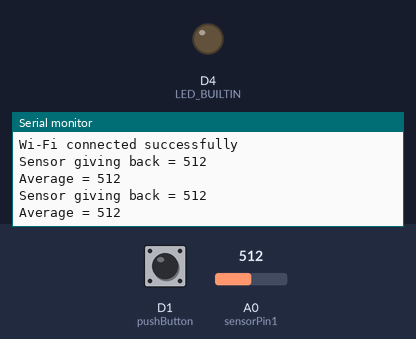
Bench run of a sketch on a simulated ESP8266 (NodeMCU). Parts: output pins drawn as LEDs (lit = HIGH, except the on-board LED, lit = LOW), the last lines printed to the serial monitor. The test bench sets the inputs (shaded band); at power-on: A0 (sensorPin1) = 512, D1 (pushButton) HIGH. WiFi joins after 1.5 s; servers stay silent unless stated.

Above: at 2.7 s.
2.8 s: A0 (sensorPin1) set to 414
At 4.1 s:
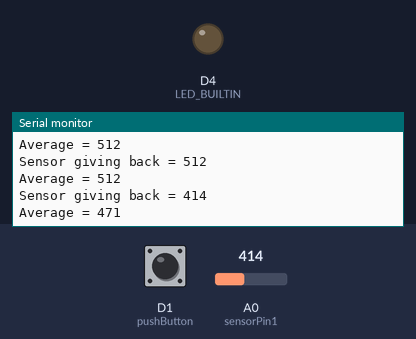
4.3 s: A0 (sensorPin1) set to 387
At 5.4 s:
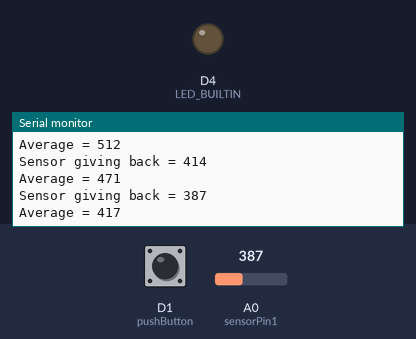
5.8 s: A0 (sensorPin1) set to 314
At 6.3 s:
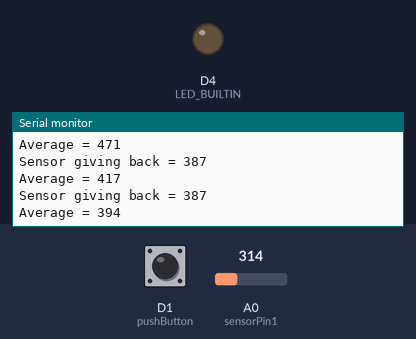
7.3 s: A0 (sensorPin1) set to 289
At 8.6 s:
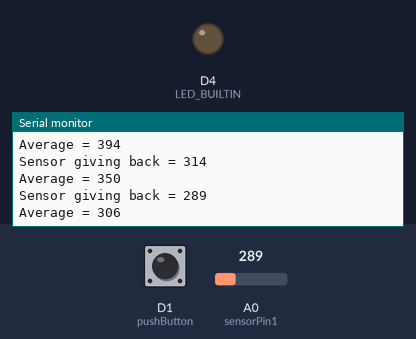
8.8 s: A0 (sensorPin1) set to 238
At 9.9 s:
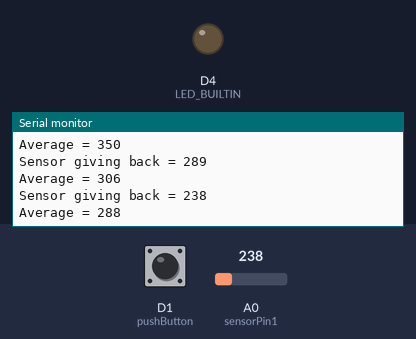
10.3 s: A0 (sensorPin1) set to 212
At 12.0 s:
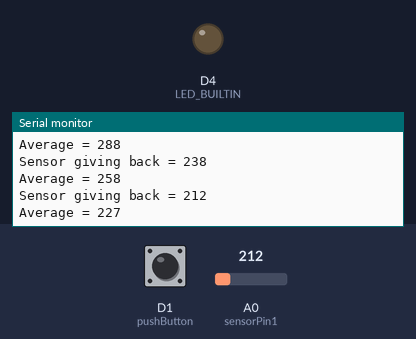
Timing chart, 0 to 12.8 s (numbered marks = the images above; inputs shaded):
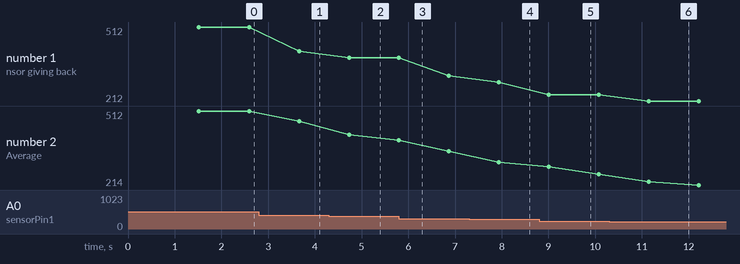

The sketch:

HumiditySensor.ino
```cpp
#include <ESP8266WiFi.h>
#include <ESP8266HTTPClient.h>

// Network Parameters
// TODO: outsource these into a separate file, .gitignore that and import it here
//       probably has to be a library? arduino.cc/en/Hacking/LibraryTutorial

char ssid[] = ""; // SSID of your Wi-Fi router
char pass[] = ""; // Password of your Wi-Fi router
char accessToken[] = "";

char pingAddress[] = "http://fin4oracleengine.ngrok.io/sensor"; // sensor ping end point
char verificationAddress[] = "http://fin4oracleengine.ngrok.io/sensor"; // Claim verification end point
bool VerificationSent = false;

// Computation Variables
int values[100] = {}; // Stores latest 100 Humidity-Sensor Values
int arrayCounter = 0;
int val = 0;          // Humidity-Sensor Value
int average = 0;      // Average over last 100 Humidity-Sensor Values
int noise = 0;        // Noise-Sensor Value

// Pin Setup
int pushButton = D1;
int sensorPin1 = A0; // Humidity-Sensor

// Control Variables
int isPinging = 0; // 0 = off, 1 = on
int allowChange = 0;
int buttonPressed = 0;
int pressedBefore = 0; // Old Button value
int loopCounter = 0;   // Counter for specific offsets
int timeOffset = 500;  // Modulo for resetting loopCounter
int delayTime = 2;    // Delay every loop cycle

void setup()
{
  // Start Serial Monitor (integrated)
  Serial.begin(9600);
  delay(10);

  // Set up Led and Push Button
  pinMode(pushButton, INPUT_PULLUP); // Pullup-Resistor needed for avoiding floating Pin
  pinMode(LED_BUILTIN, OUTPUT);
  pinMode(sensorPin1, INPUT);


  // Set initial value for Led (1 == Led off, 0 == Led on)
  digitalWrite(LED_BUILTIN, 1);


  // Connect to Wi-Fi network
  Serial.println();
  Serial.println();
  Serial.print("Connecting to...");
  Serial.println(ssid);

  WiFi.begin(ssid, pass);

  while (WiFi.status() != WL_CONNECTED) {
    delay(500);
    Serial.print(".");
  }

  Serial.println("");
  Serial.println("Wi-Fi connected successfully");


  // Set Array entries for Average Computation to initial Value received from Humidity-Sensor
  val = analogRead(sensorPin1);
  for (int i = 0; i < 100; i++) {
    values[i] = val;
  }
}

void loop () {

  // Read data (analog) from Humidity-Sensor and digitaly from Noise-Sensor
  val = analogRead(sensorPin1);

  // Check if PushButton is pressed (1 == not pressed, 0 == pressed)
  buttonPressed = digitalRead(pushButton);

  // Allow Change if Button has been released since the last push
  if (buttonPressed != pressedBefore) {
    allowChange = 1;
  } else {
    allowChange = 0;
  }

  // Change state if PushButton is pressed and we allow a change of state
  if (!buttonPressed && allowChange) {
    isPinging = !isPinging;
  }

  // Calculate Average over last 100 values (cyclic Array)
  if (loopCounter % 10 == 0) {
    values[arrayCounter] = val;
    arrayCounter = ++arrayCounter % 100;
    average = sum(values) / 100;
  }

  // Executing once per timeOffset * delayTime
  if (!loopCounter) {

    // Print if Device is not connected to Network
    if (WiFi.status() != WL_CONNECTED) {
      Serial.println("!!!!  NOT CONNECTED  !!!!");
    }

    // Ping the Server if pinging is enabled
    if (isPinging) {
      ping();
    }

    // Logging
    Serial.print("Sensor giving back = ");
    Serial.println(val);
    Serial.print("Average = ");
    Serial.println(average);
  }

  // Update last Button state
  pressedBefore = buttonPressed;

  // Send verification if measured Value from Humidity-Sensor is too far away from Average and if not yet verified (Difference relative to value of Average)
  if (val < (average - 100*(float(average) / 450)) && not VerificationSent) {

    // Send Verification
    verifyClaim();

    // Logging
    Serial.println("************* CLAP ************* Plant has been watered *** token has been issued ******");
    Serial.println(val);

    // Turn on Led
    digitalWrite(LED_BUILTIN, 0);

    VerificationSent = 1;

    // Pause program execution after Verification has been sent
    delay(8000);
  }

  // Loop counter to measure and display values at specific times
  loopCounter = ++loopCounter % timeOffset;
  delay(delayTime);

}

// Ping Server
void ping() {

  // Declare object of class HTTPClient
  HTTPClient http;

  // Specify Ping destination
  http.begin(pingAddress + String("?id=PlantWateringSensor&data=ThePlantSaysThanksForWatering"));

  // Specify Content type and authenticate as Oracle
  http.addHeader("Content-Type", "application/json");

  // Send Request and receive http Code
  int httpCode = http.POST(""); //String("{\"accessToken\": \"") + accessToken + String("\"}"));

  // Logging
  if (httpCode == 200) {
    Serial.println("\n Ping! ------ \n");
  } else {
    Serial.println("\n server not available \n");
  }

  // Close connection
  http.end();
}

// Send Verification of Claim to Server
void verifyClaim() {

  // Declare object of class HTTPClient
  HTTPClient http;

  // Specify request destination
  http.begin(verificationAddress + String("?id=PlantWateringSensor&data=ThePlantSaysThanksForWatering"));

  // Specify content-type header and "log in" as Oracle
  http.addHeader("Content-Type", "application/json");

  // Actually send the request
  int httpCode = http.POST("");//String("{\"isAccepted\": true, \"accessToken\": \"") + accessToken + String("\"}"));

  // Get the response payload
  String payload = http.getString();

  // Logging
  Serial.print("httpCode = ");
  Serial.println(httpCode);
  Serial.print("payload is = ");
  Serial.println(payload);

  // Close connection
  http.end();
}

// Compute Sum of values in Array
int sum(int values[]) {
  int s = 0;
  for (int i = 0; i < 100; i++) {
    s += values[i];
  }
  return s;
}
```

Measured:
- after the input at 2.8 s, the serial monitor: prints a new line after 0.86 s (image 1)
- after the input at 4.3 s, the serial monitor: prints a new line after 0.43 s (image 2)
- after the input at 7.3 s, the serial monitor: prints a new line after 0.64 s (image 4)
- after the input at 8.8 s, the serial monitor: prints a new line after 0.21 s (image 5)
- after the input at 10.3 s, the serial monitor: prints a new line after 0.85 s (image 6)
- plotted number 1: 512 → 414 after the input at 2.8 s, 414 → 387 after the input at 4.3 s, 387 → 314 after the input at 5.8 s, 314 → 289 after the input at 7.3 s, 289 → 238 after the input at 8.8 s
- plotted number 2: 512 → 471 after the input at 2.8 s, 471 → 417 after the input at 4.3 s, 417 → 350 after the input at 5.8 s, 350 → 306 after the input at 7.3 s, 306 → 258 after the input at 8.8 s
